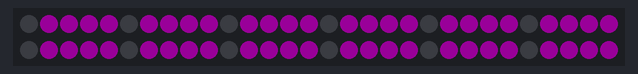
This sketch was run on a simulated Arduino Uno, built with avr-gcc and run on an emulated ATmega328P. On the bench: 60 RGB LEDs in strip order, left to right, continuing on the next row. Dim RGB values are drawn brighter than linear.

Above: at 0.06 s.
At 11.78 s:
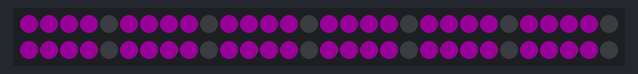
At 24.15 s:
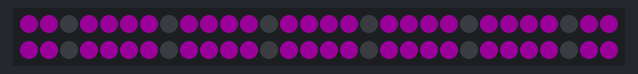
At 47.29 s:
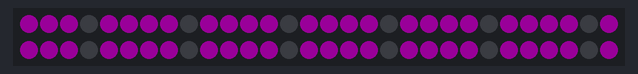
At 95.1 s:
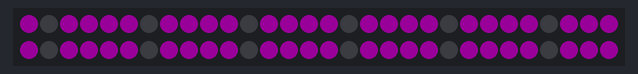

The sketch:

RunningLight.ino
```cpp
// Code modified for Loveland Robotics test2
// By Chris Reinhold
// Version 1.0
// This used to drive cool lights for the robot
// Cannot be used for competition robot

#include <Adafruit_DotStar.h>
#include <SPI.h>
#define NUMPIXELS 60 // Number of LEDs in strip

// Here's how to control the LEDs from any two pins:
#define DATAPIN    9
#define CLOCKPIN   8
Adafruit_DotStar strip = Adafruit_DotStar(NUMPIXELS, DATAPIN, CLOCKPIN, DOTSTAR_BRG);


void setup() {


  strip.begin(); // Initialize pins for output
  strip.setBrightness(25);
  strip.show();  // Turn all LEDs off ASAP
}

// This requires about 200 mA for all the 'on' pixels + 1 mA per 'off' pixel.

int numLED = 30;
int totalLED = 60;
int redLevel = 0;
int greenLevel = 255;
int blueLevel = 255;
int lightDelay = 100;
int barLength = 5;


void loop() {
  for (int len = 0; len < barLength; len++)
  {
    for(int x = 0; x <= totalLED; x++)
    {
        if ( (x + len) % barLength != 0)
        {
        strip.setPixelColor(x, greenLevel, redLevel, blueLevel);

        }
        else
        {
          strip.setPixelColor(x,0);
        }

    }
    strip.show();

    delay (lightDelay);
  }

}
```
